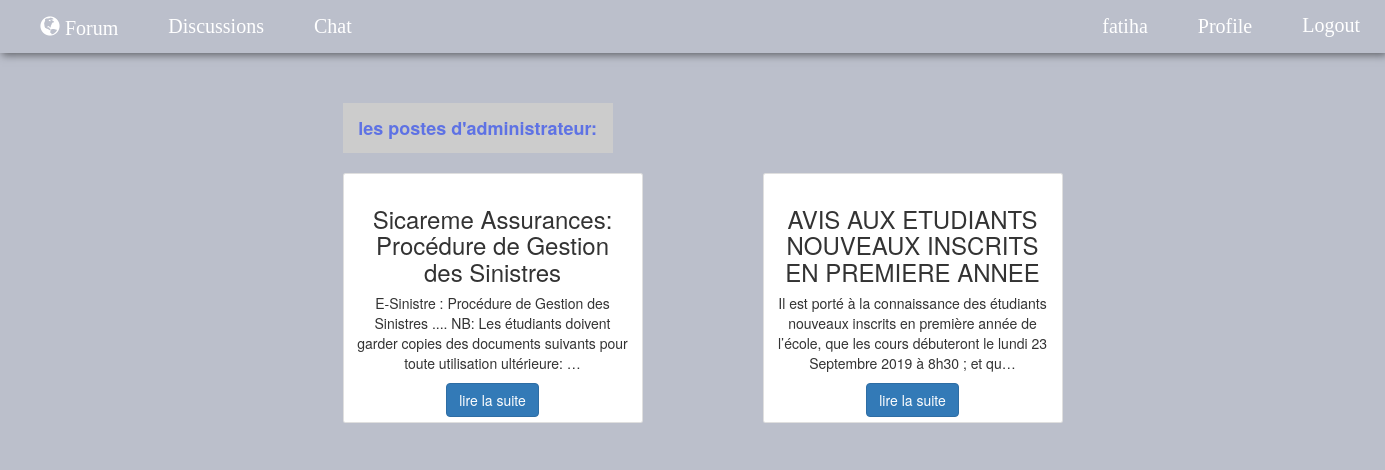
The app's page / (signed in) with its own data.
### forum/models.py (models this page shows, shortened)
class BlogPost(models.Model):
	title = models.CharField(max_length=200)
	body = models.TextField()
	date_published = models.DateTimeField(auto_now_add=True)

### forum/views.py (the view)
# urls.py: path('', views.home, name='home'),
@login_required
def home(request):
	if not request.user.is_authenticated:
		return redirect("/login/")
	posts = BlogPost.objects.all()
	return render(request, 'forum/home.html', {'posts': posts})

### forum/templates/forum/home.html (shortened to what this page needs)
{% extends 'forum/base.html' %}
{% load static %}
{% block body %}
	<div class="container">
		<div class="row">
			<div class="col-md-2">
			</div>
			<div class="col-md-8" style="margin-top: 10px;">
				<div class="container" style="margin-top: 40px;">
					<span class="badge badge-pill badge-danger" style="margin-bottom: 20px; padding: .875em; color: #5e72e4; border-color: #5e72e4; background-color: #ccc; text-align: center; border-radius: 0; font-size:18px; font-weight: 700;">les postes d'administrateur: </span><br>
					<div class="row">
						{% for post in posts %}
							<div class="col-md-4" style="margin-right: 40px;">
								<div class="card" style="width: 30rem; height: 25rem; display: inline-block;">
									<div class="card-body">
										<h3 class="card-title" style="text-align: center;">{{ post.title}}</h3>
										<p class="card-text" style="text-align: center;">{{ post.body| truncatechars:160 }}</p>
										<center><a href="/post/{{post.id}}" class="btn btn-primary">lire la suite</a></center>
									</div>
								</div>
								<br><br>
							</div>
						{% endfor %}
					</div>
				</div>
			</div>
			<div class="col-md-2">
			</div>
		</div>
	</div>
{% endblock %}

### forum/templates/forum/base.html (shortened to what this page needs)
{% load static %}
<!DOCTYPE html>
<html lang="fr">
	<head>
		<link rel="stylesheet" href="https://maxcdn.bootstrapcdn.com/bootstrap/4.0.0/css/bootstrap.min.css">
		<link href="http://netdna.bootstrapcdn.com/bootstrap/3.3.5/css/bootstrap.css" rel="stylesheet">
		<link href="http://cdnjs.cloudflare.com/ajax/libs/summernote/0.8.11/summernote.css" rel="stylesheet">
		<link rel="stylesheet" href="https://use.fontawesome.com/releases/v5.5.0/css/all.css">
		<link type="text/css" href="{% static 'css/base.css' %}" rel="stylesheet">
	</head>
	<body style=" background-color: #BBBFCB;">
		<nav id="nav-3" class="navbar-expand-lg">
			<div class="collapse navbar-collapse">
				<ul class="nav navbar-nav mr-auto">
					<li class="nav-item"><a class="link-3" href="/"><span class="glyphicon glyphicon-globe"></span> Forum </a></li>
					<li class="nav-item"><a class="link-3" href="/discussion/" style="margin-top: 1px;">Discussions</a></li>
					<li class="nav-item"><a class="link-3" href="{% url 'chat' %}" style="margin-top: 1px;">Chat</a></li>
				</ul>
				<ul class="nav navbar-nav ml-auto navbar-right">
					<li class="nav-item"><a class="link-3" href="#" style="margin-top: 1px;"> {{user.username}}</a></li>
					<li class="nav-item"><a class="link-3" href="{% url 'profile' %}" style="margin-top: 1px;"> Profile</a></li>
					<li class="nav-item"><a class="link-3" href="/logout/">Logout</a></li>
				</ul>
			</div>
		</nav>
		{% block body %}
		{% endblock %}
	</body>
</html>

### static/css/base.css (style rules this page uses)
body { background-repeat: no-repeat; background-size: 100%; background-attachment: fixed; }
nav { text-align: center; font-family: Raleway; box-shadow: 2px 2px 8px rgba(0, 0, 0, 0.5); }
.link-3 { transition: 0.4s; color: #ffffff; font-size: 20px; text-decoration: none; padding: 0 10px; margin: 0 10px; }

### records on screen
BlogPost: title "Sicareme Assurances: Procédure de Gestion des Sinistres", body "E-Sinistre : Procédure de Gestion des Sinistres .... NB: Les étudiants doivent garder copies des documents suivants pour toute utilisation ultérieure: …"
BlogPost: title "AVIS AUX ETUDIANTS NOUVEAUX INSCRITS EN PREMIERE ANNEE", body "Il est porté à la connaissance des étudiants nouveaux inscrits en première année de l’école, que les cours débuteront le lundi 23 Septembre 2019 à 8h30 ; et qu…"

### other values on screen
{{ user.username }} "fatiha"
